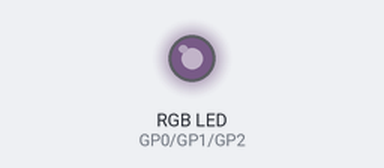
The program below on a simulated Raspberry Pi Pico running MicroPython. Shown: an RGB LED mixed from three pins (HIGH = lit). Dim RGB values are drawn brighter than linear; random numbers come from a fixed seed; what the program prints to the serial console is not drawn.

Above: at 0.47 s.
At 2.01 s:
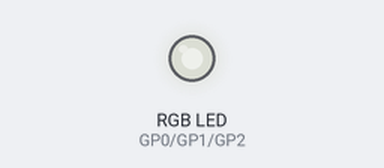
At 8.89 s:
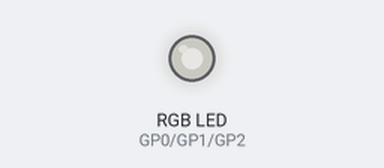
At 9.5 s:
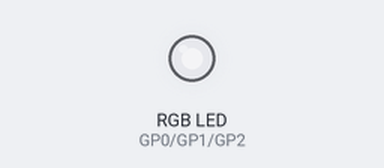
At 19.41 s:
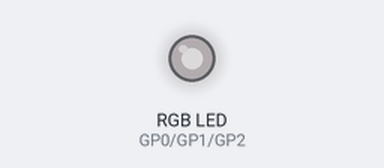
At 38.7 s:
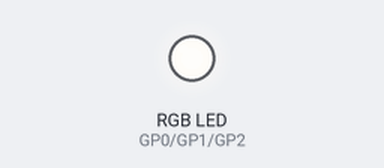
Timing chart, 0 to 40.0 s (numbered marks = the images above):
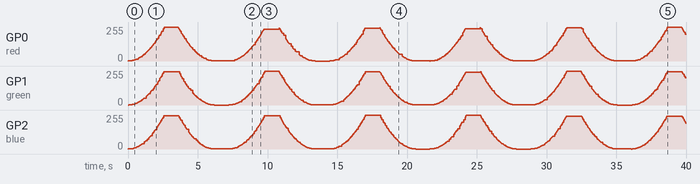

The program:

pwmled.py
```python
from machine import Pin, PWM
import utime
import urandom
import math

red = Pin(0, Pin.OUT)
green = Pin(1, Pin.OUT)
blue = Pin(2, Pin.OUT)
pwmred = PWM(red)
pwmgreen= PWM(green)
pwmblue= PWM(blue)
ledarr = [pwmred,pwmgreen,pwmblue]
for color in ledarr:
    color.freq(1000)
    color.duty_u16(0)
    print(color.duty_u16())
duty = 0
direction = 1

for _ in range(10000):
    rgb = math.floor(urandom.uniform(0,3 ))
    color = ledarr[rgb]
    duty += direction
    print(duty)
    if duty > 255:
        duty = 255
        direction = -1
        utime.sleep(1)
    elif duty < 0:
        duty = 0
        direction = 1
        utime.sleep(1)
    color.duty_u16(duty*duty)

    utime.sleep(0.01)
    
```
